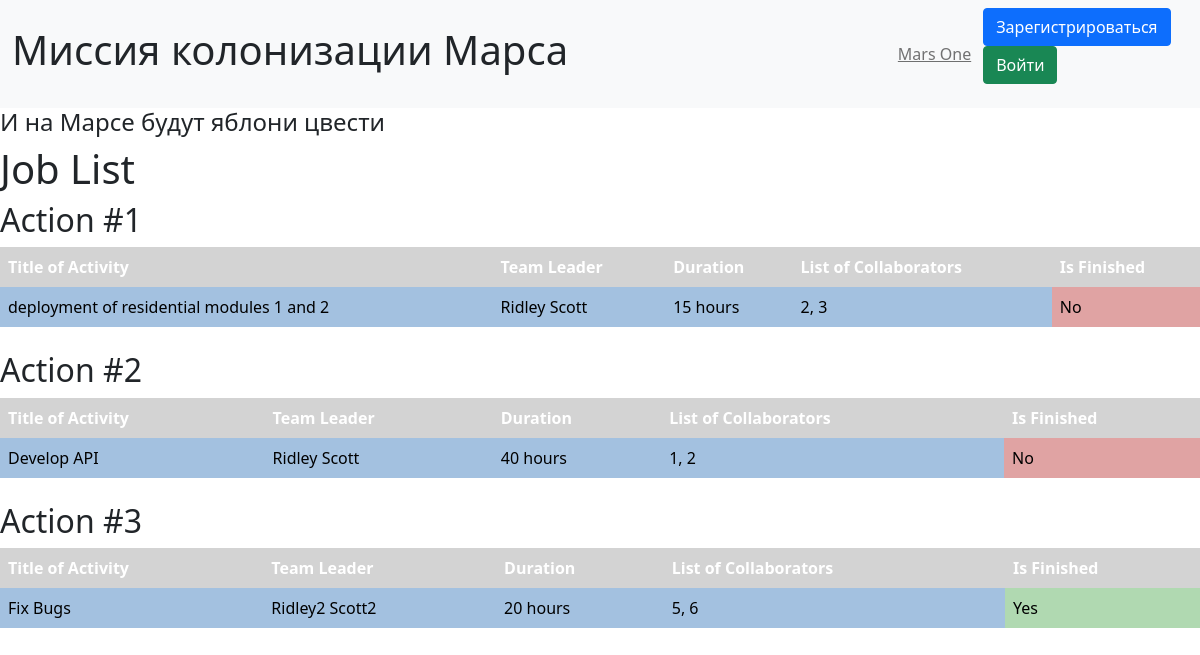
Before: / with the older database file.
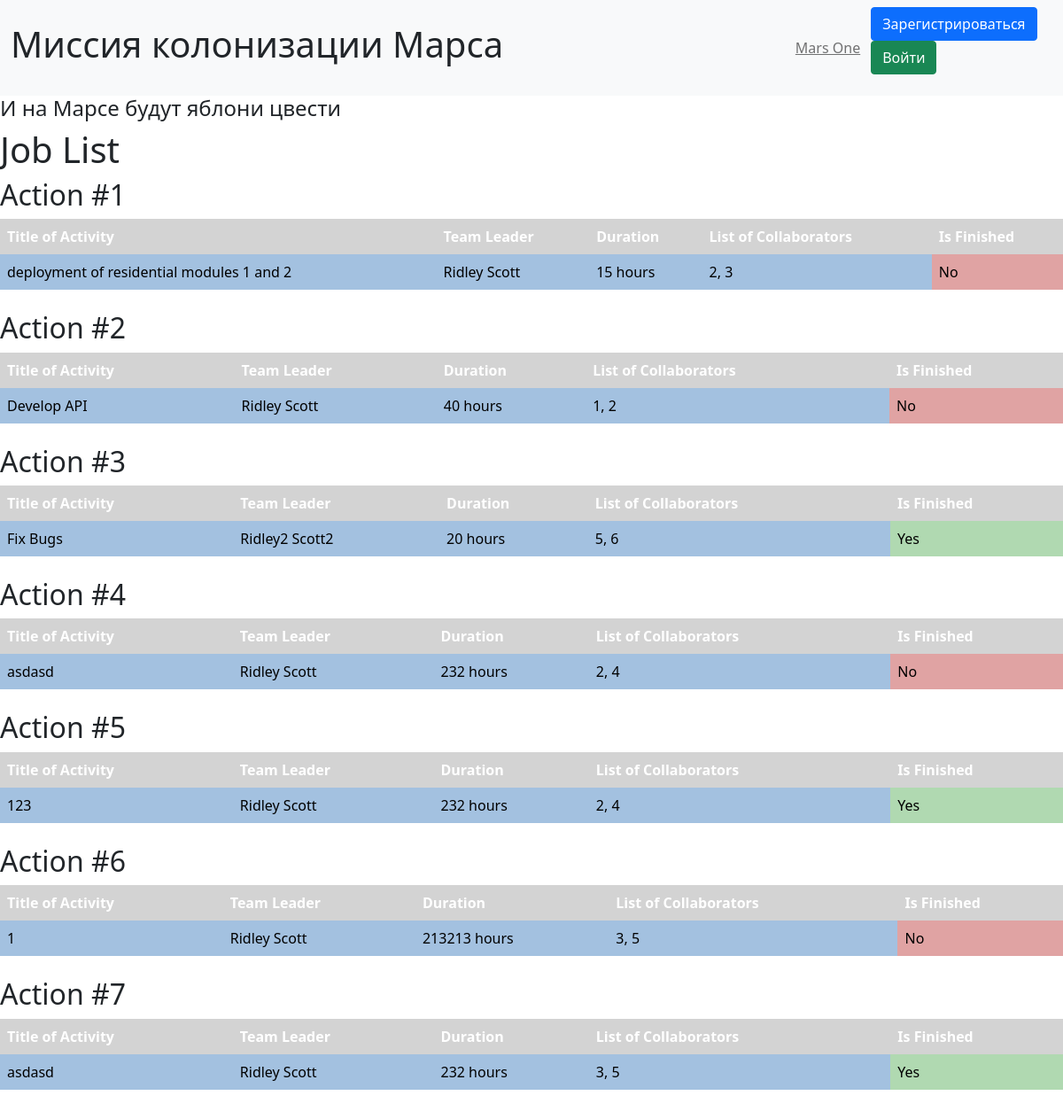
After: the same page with the newer database file.
### sql/data/jobs.py (models this page shows)
class Jobs(SqlAlchemyBase):
    __tablename__ = 'jobs'
    id = sqlalchemy.Column(sqlalchemy.Integer,
                           primary_key=True, autoincrement=True)
    job = sqlalchemy.Column(sqlalchemy.String, nullable=True)
    work_size = sqlalchemy.Column(sqlalchemy.Integer, nullable=True)
    collaborators = sqlalchemy.Column(sqlalchemy.String, nullable=True)
    start_date = sqlalchemy.Column(sqlalchemy.DateTime, nullable=True)
    end_date = sqlalchemy.Column(sqlalchemy.DateTime, nullable=True)
    is_finished = sqlalchemy.Column(sqlalchemy.Boolean, default=True)
    team_leader = sqlalchemy.Column(sqlalchemy.Integer,
                                    sqlalchemy.ForeignKey("users.id"))
    jobs = orm.relationship('User')

### main.py (the view)
@app.route('/')
def index():
    session = db_session.create_session()
    jobs_list = session.query(jobs.Jobs).all()
    jobs_data = []
    for job in jobs_list:
        team_leader = session.query(users.User).filter((users.User.id == job.team_leader)).first()
        jobs_data.append({
            "id": job.id,
            "title": job.job,
            "team_leader": f"{team_leader.name} {team_leader.surname}" if team_leader else "Unknown",
            "duration": f"{job.work_size} hours",
            "collaborators": job.collaborators,
            "is_finished": "Yes" if job.is_finished else "No"
        })
    return render_template("index.html", file='style.css', jobs=jobs_data)

### sql/data/db_session.py (called while the page is built)
def create_session() -> Session:
    global __factory
    return __factory()

### templates/index.html (shortened to what this page needs)
{% extends 'base.html' %}
{% block content %}
    <h1>Job List</h1>
    {% for job in jobs %}
        <h2>Action #{{ job.id }}</h2>
        <table class="job-table">
            <tr>
                <th>Title of Activity</th>
                <th>Team Leader</th>
                <th>Duration</th>
                <th>List of Collaborators</th>
                <th>Is Finished</th>
            </tr>
            <tr>
                <td class="blue-text">{{ job.title }}</td>
                <td class="blue-text">{{ job.team_leader }}</td>
                <td class="blue-text">{{ job.duration }}</td>
                <td class="blue-text">{{ job.collaborators }}</td>
                <td class="{% if job.is_finished == 'Yes' %}green-text{% else %}red-text{% endif %}">{{ job.is_finished }}</td>
            </tr>
        </table>
        <br>
    {% endfor %}
{% endblock %}

### templates/base.html (shortened to what this page needs)
<!DOCTYPE html>
<html lang="en">
<head>
    <link rel="stylesheet"
          href="https://cdn.jsdelivr.net/npm/bootstrap@5.0.0-beta1/dist/css/bootstrap.min.css"
>
    <link rel="stylesheet" href="../static/css/{{file}}">
</head>
<header>
    <nav class="navbar navbar-expand-lg bg-body-tertiary navbar-light bg-light">
        <div class="container-fluid">
            <h1>Миссия колонизации Марса</h1>
            <a class="navbar-text">
                Mars One
            </a>
        </div>
        {% if current_user.is_authenticated %}
            <a class="navbar-brand" href="/logout">{{ current_user.name }}</a>
        {% else %}
            <p>
                <a class="btn btn-primary " href="/register">Зарегистрироваться</a>
                <a class="btn btn-success" href="/login">Войти</a>
            </p>
        {% endif %}
    </nav>
    <h4>И на Марсе будут яблони цвести</h4>
</header>
<body>
    {% block content %}
    {% endblock %}
</body>
</html>

### static/css/style.css (style rules this page uses)
.job-table { border-collapse: collapse; width: 100%; }
.job-table th, .job-table td { padding: 8px; text-align: left; }
.job-table th { background-color: #d3d3d3; color: white; }
.blue-text { background-color: #a3c1e0; color: black; }
.green-text { background-color: #b0d9b1; color: black; }
.red-text { background-color: #e0a3a3; color: black; }

Changed rows visible on the page:
added Jobs: id "4", title "asdasd", team_leader "Ridley Scott", duration "232 hours", collaborators "2, 4", is_finished "No"
added Jobs: id "5", title "123", team_leader "Ridley Scott", duration "232 hours", collaborators "2, 4", is_finished "Yes"
added Jobs: id "6", title "1", team_leader "Ridley Scott", duration "213213 hours", collaborators "3, 5", is_finished "No"
added Jobs: id "7", title "asdasd", team_leader "Ridley Scott", duration "232 hours", collaborators "3, 5", is_finished "Yes"
